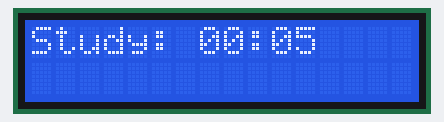
Bench run of a sketch on a simulated ESP32. On the bench: 16×2 character LCD.

Above: at 0.1 s.
At 1.1 s:
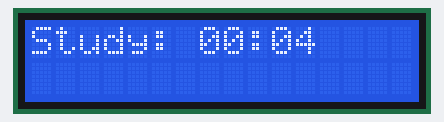
At 3.1 s:
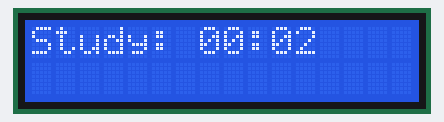
At 6.1 s:
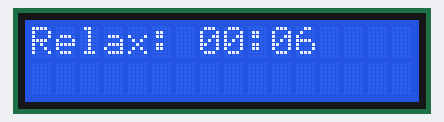
At 9.1 s:
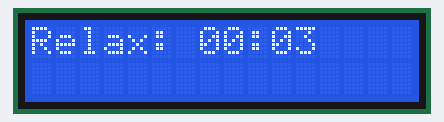
At 12.1 s:
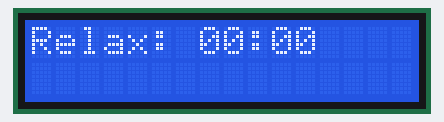

Measured:
- by itself, everything shown: repeats every 13.0 s, in 13 steps
- what the display in image 1 shows lasts 1.0 s, from 1.1 s to 2.1 s

The sketch:

pomodoro-box.ino
```cpp
#include <LiquidCrystal_I2C.h>

// set the LCD number of columns and rows
int lcdColumns = 16;
int lcdRows = 2;

// set LCD address, number of columns and rows
// if you don't know your display address, run an I2C scanner sketch
LiquidCrystal_I2C lcd(0x27, lcdColumns, lcdRows);

uint32_t studyDuration = 5;//length of study time (units: seconds)
uint32_t relaxDuration = 5;// length of relax time (units: seconds)
uint32_t currDuration = studyDuration; // length of time of the current mode we are in
float additionalRelax = 0;
uint32_t currTime = 0;//time elapsed (resets when switch modes)
float relaxToStudyRatio = relaxDuration/studyDuration;
bool isStudy = true; //true if we are in study mode
bool refreshDisplay= true; //true we we need to update the display
bool phoneDetected = true;

uint8_t dispHour;
uint8_t dispMin;
uint8_t dispSec;


hw_timer_t *My_timer = NULL;
void IRAM_ATTR onTimer(){
  currTime += 1;
  //if we having finished are studying session, but we are still going
  //add the appropriate amount of time to the next relax session to keep the
  //ratio the same
  if(currTime > currDuration && isStudy){
    additionalRelax += relaxToStudyRatio;
  }
  refreshDisplay = true;
}


void setup(){
  Serial.begin(115200);
  // initialize LCD
  lcd.init();
  // turn on LCD backlight
  lcd.backlight();

  //begin timer interrupt that is triggered every second
  My_timer = timerBegin(0, 80, true);
  timerAttachInterrupt(My_timer, &onTimer, true);
  timerAlarmWrite(My_timer, 1000000, true);
  timerAlarmEnable(My_timer); //Just Enable
}

void loop(){
  //switch modes if the time is past the amount we have set for that mode
  //including any additional relax time, but only accounting that in relax mode
  if(currTime > currDuration + (isStudy ? 0 : additionalRelax) && ((!isStudy && phoneDetected) || isStudy)){
    isStudy = !isStudy;
    currDuration = isStudy ? studyDuration : relaxDuration;
    if(isStudy){
      additionalRelax = 0;
    }
    currTime = 0;
    refreshDisplay = true;
  }

  if (refreshDisplay){
    // set cursor to first column, first row
    lcd.setCursor(0, 0);

    if (!isStudy && currTime > currDuration + additionalRelax && !phoneDetected){
      lcd.print("Put Back Phone");
    }
    lcd.clear();
    int timeDiff = currDuration + (isStudy ? 0 : additionalRelax) - currTime;
    formatTime(abs(timeDiff), dispHour, dispMin, dispSec);
    String headerStr = isStudy ? "Study: " : "Relax: ";
    if (timeDiff < 0){
      headerStr += "+";
    }
    String hourStr = (String) dispHour;
    String minutesStr = (dispMin < 10 ? "0": "" )+  (String) dispMin;
    String secondsStr = (dispSec < 10 ? "0": "" )+  (String) dispSec;

    // print message
    lcd.print(headerStr + (dispHour != 0 ? hourStr + ":": "") + minutesStr + ":"+secondsStr);

    refreshDisplay=false;


  }
}

void formatTime(uint32_t totalSeconds, uint8_t &hours, uint8_t &minutes, uint8_t &seconds) {
  hours = totalSeconds / 3600;
  totalSeconds %= 3600;
  minutes = totalSeconds / 60;
  seconds = totalSeconds % 60;
}
```
